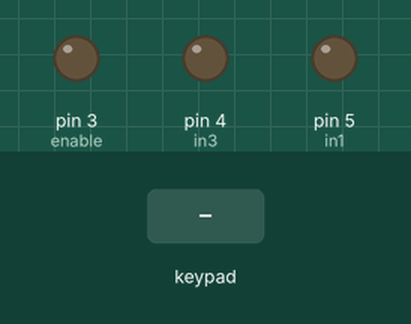
A sketch run on a simulated Arduino Uno, built with avr-gcc and run on an emulated ATmega328P. Shown: output pins drawn as LEDs (lit = HIGH). The test bench sets the inputs (shaded band). What the sketch prints to the serial monitor is not drawn.

Above: at 1.2 s.
1.3 s: key '1' pressed
At 2.5 s:
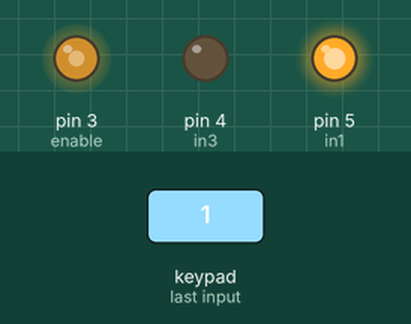
At 4.0 s:
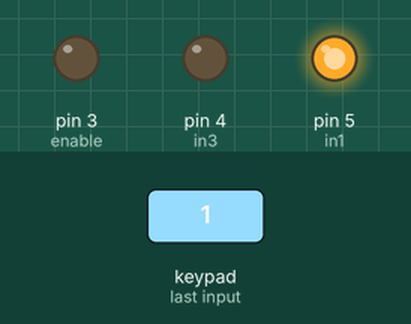
Timing chart, 0 to 16.3 s (numbered marks = the images above; inputs shaded):
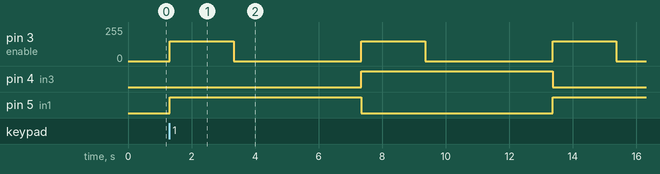

The sketch:

sketch_jan28c.ino
```cpp
#include <Keypad.h>
#define in1 5
#define in3 4
#define enable 3
const byte ROWS = 4; //four rows
const byte COLS = 4; //four columns
//define the cymbols on the buttons of the keypads
char hexaKeys[ROWS][COLS] = {
  {'1','2','3','A'},
  {'4','5','6','B'},
  {'7','8','9','C'},
  {'*','0','#','D'}
};
byte rowPins[ROWS] = {13, 12, 11, 10}; //connect to the row pinouts of the keypad
byte colPins[COLS] = {9, 8, 7, 6}; //connect to the column pinouts of the keypad

//initialize an instance of class NewKeypad
Keypad customKeypad = Keypad( makeKeymap(hexaKeys), rowPins, colPins, ROWS, COLS);
void setup(){
  Serial.begin(9600);
  pinMode(in1,OUTPUT);
  pinMode(in3,OUTPUT);
  pinMode(enable,OUTPUT);
}
void loop(){
 char customKey = customKeypad.getKey();
  int a=0;
  int b=0;
  int c=0;
  Serial.println(customKey);


   while(customKey == '1'&& a<5){
  Serial.println("Mode 1");
 frd();
 delay(4000);
 rev();
 delay(4000);

a++;


  }
       if(a==5){
       digitalWrite(in1,LOW);
       digitalWrite(in3,LOW);
       analogWrite(enable,0);
       a=0;
     }
     while(customKey == '2'&&b<5)
    {
      Serial.println("Mode 2");
      frd();
       delay(8000);
       rev();
       delay(8000);
b++;


    }
   if(b==5){
      digitalWrite(in1,LOW);
       digitalWrite(in3,LOW);
       analogWrite(enable,0);
       b=0;
     }
     while(customKey == '3'&&c<5)
    {
      Serial.println("Mode 3");
      frd();
       delay(10000);
         rev();
       delay(10000);
c++;

     }
   if(c==5){
       digitalWrite(in1,LOW);
       digitalWrite(in3,LOW);
       analogWrite(enable,0);
       c=0;
     }
}
void frd(){
  digitalWrite(in1, HIGH);// turn relay 1 OFF
  digitalWrite(in3, LOW);
  analogWrite(enable,150);
  delay(2000);
  analogWrite(enable,0);
  delay(25);
}
void rev(){
  digitalWrite(in1, LOW);// turn relay 1 OFF
  digitalWrite(in3, HIGH);
  analogWrite(enable,150);
  delay(2000);
  analogWrite(enable,0);
  delay(25);

}
```

Measured:
- after the input at 1.3 s, pin 3 (enable): alternates 150/255 for 2.0 s and 0/255 for 4.0 s, starting at once; pin 4 (in3): LOW → HIGH after 6.0 s, → LOW 6.0 s later; pin 5 (in1): LOW → HIGH at once, → LOW 6.0 s later, → HIGH 6.0 s later
